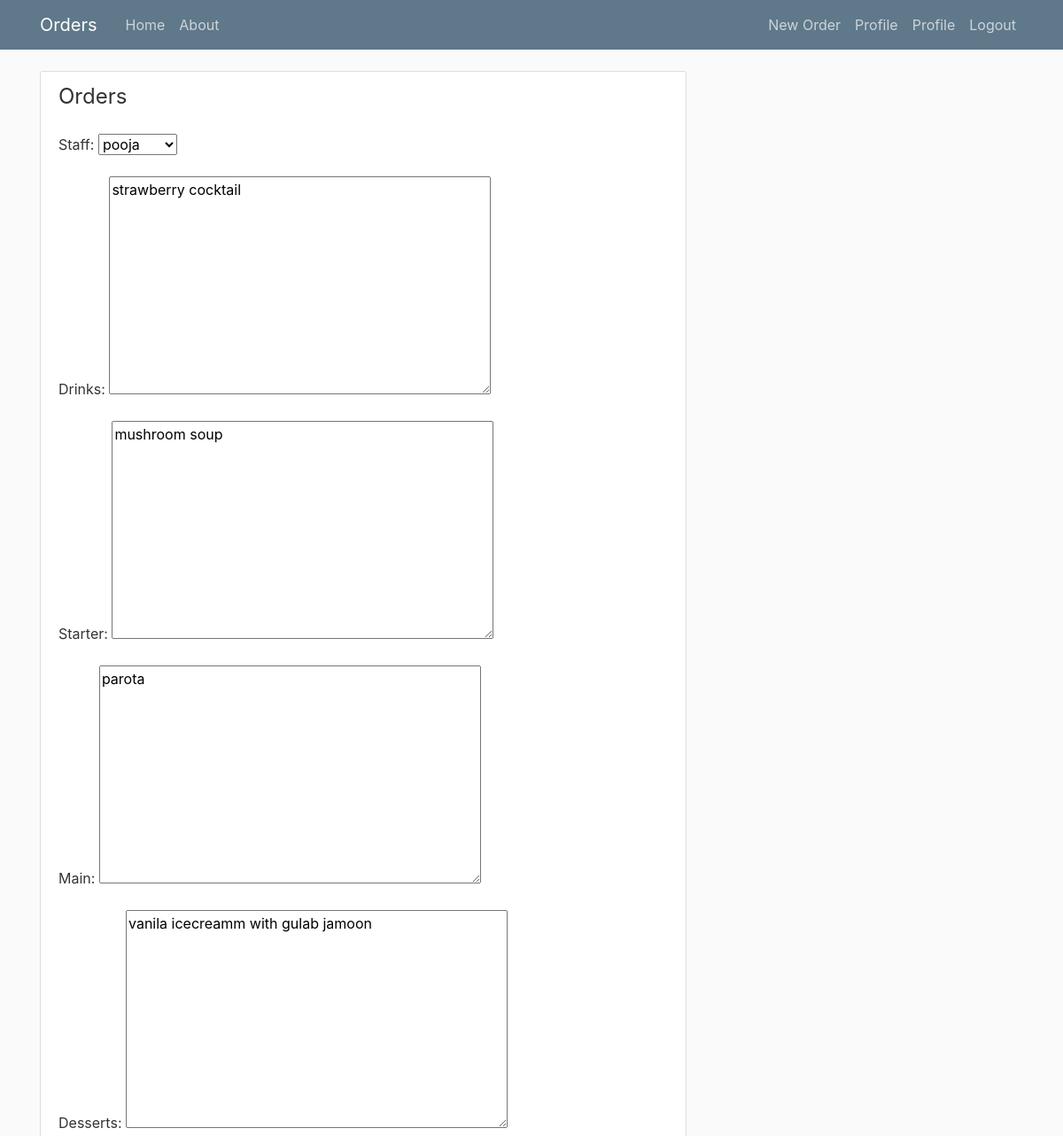
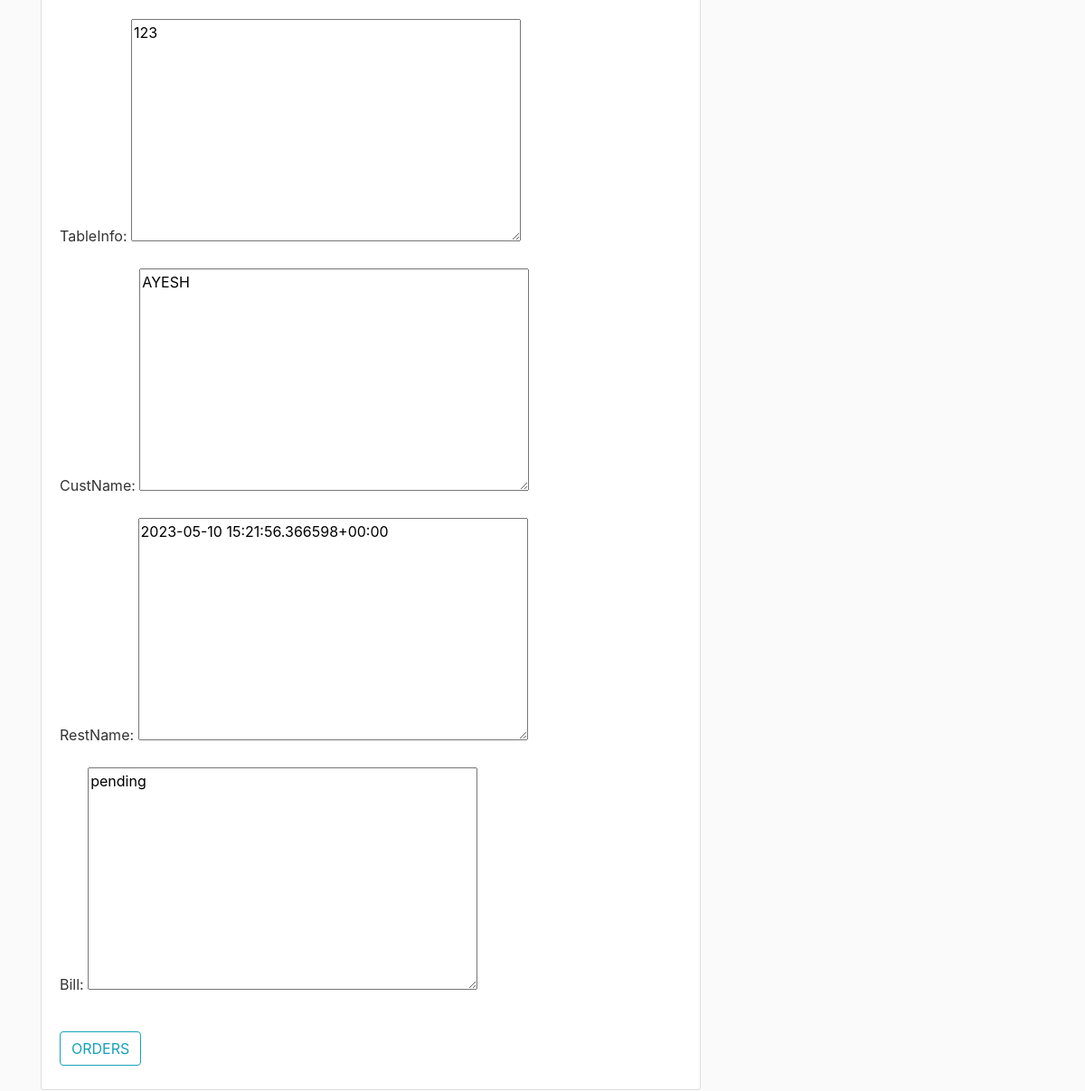
Screenshot of /Order/1/update/ (signed in) with the database file from the repository (2 pictures, top to bottom).
### orders/models.py (models this page shows, shortened)
class Order(models.Model):
    starter = models.TextField()
    main = models.TextField()
    desserts = models.TextField()
    drinks = models.TextField()
    TableInfo = models.TextField()
    CustName = models.TextField()
    RestName = models.TextField()
    bill = models.TextField()
    Table_state = models.TextField()
    dateTimeOrdered = models.DateTimeField(default=timezone.now)
    staff = models.ForeignKey(User, on_delete=models.CASCADE)

### orders/views.py (the view, shortened to what this page needs)
# urls.py: path('Order/<int:pk>/update/',OrderUpdateView.as_view(), name = 'orders-update'),
class OrderUpdateView(LoginRequiredMixin,UserPassesTestMixin, UpdateView):
    model = Order
    fields = ['staff','drinks','starter','main','desserts','TableInfo','CustName','RestName','bill']
    def test_func(self):
        post = self.get_object()
        if self.request.user == post.staff:
            return True
        return False

### orders/templates/orders/order_form.html (shortened to what this page needs)
{% extends "orders/base.html" %}
{% block content %}
<div class ="content-section">
    <form method="POST">
        <fieldset class ="form-group">
            <legend class="border-botton mb-4"> Orders</legend>
            {{form.as_p}}
        </fieldset>
        <div class="form-group">
            <button class="btn btn-outline-info" type="submit">ORDERS</button>
        </div>
    </form>
</div>
{% endblock content %}

### orders/static/orders/main.css (style rules this page uses)
body { background: #fafafa; color: #333333; margin-top: 5rem; }
.content-section { background: #ffffff; padding: 10px 20px; border: 1px solid #dddddd; border-radius: 3px; margin-bottom: 20px; }

### rows the page displays
Order: staff "pooja", drinks "strawberry cocktail", starter "mushroom soup", main "parota", desserts "vanila icecreamm with gulab jamoon", TableInfo "123", CustName "AYESH", RestName "2023-05-10 15:21:56.366598+00:00", bill "pending"
